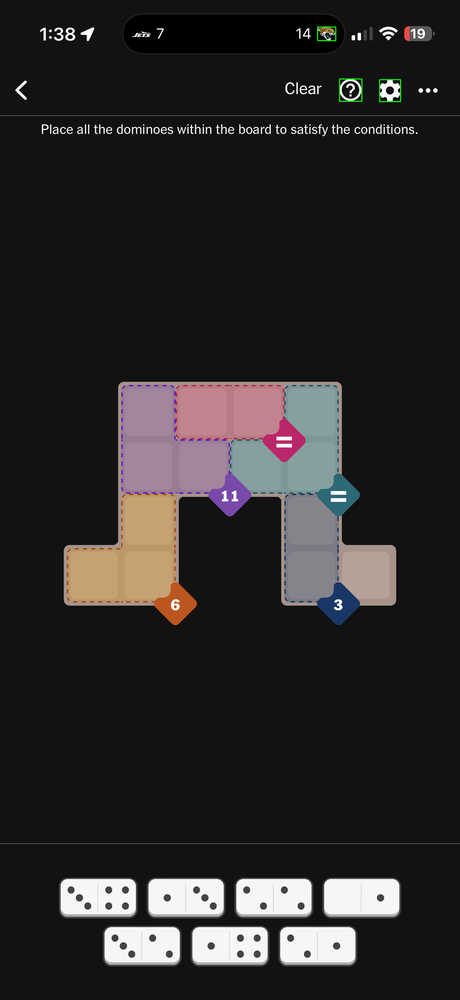
#> input picture debug_cells.png, 460 x 1000 px, shrunk from 1320 x 2868 before the run
$ python -i preprocess.py   (imports and definitions only)
#> lines starting #> are read from the running program, lines starting #| are printed output that depends on the picture
"""
Image preprocessing functions for domino tray images.

This module provides preprocessing functions to improve domino pip detection
accuracy, especially in low-light or poorly balanced photos.
"""

import os
from pathlib import Path

import cv2
import numpy as np


def apply_clahe(
    image: np.ndarray,
    clip_limit: float = 2.0,
    tile_grid_size: tuple = (8, 8)
) -> np.ndarray:
    """
    Apply Contrast Limited Adaptive Histogram Equalization (CLAHE) to enhance
    local contrast in an image.

    CLAHE is applied to the L channel of the LAB color space to improve
    contrast without affecting color balance.

    Args:
        image: Input BGR image (numpy array).
        clip_limit: Threshold for contrast limiting. Higher values give more
            contrast but may amplify noise. Default is 2.0.
        tile_grid_size: Size of grid for histogram equalization. Smaller tiles
            give more local contrast enhancement. Default is (8, 8).

    Returns:
        Enhanced BGR image with improved local contrast.

    Raises:
        ValueError: If image is None or empty.
    """
    if image is None or image.size == 0:
        raise ValueError("Input image is None or empty")

    # Convert BGR to LAB color space
    lab = cv2.cvtColor(image, cv2.COLOR_BGR2LAB)

    # Split into L, A, B channels
    l_channel, a_channel, b_channel = cv2.split(lab)

    # Create CLAHE object and apply to L channel
    clahe = cv2.createCLAHE(clipLimit=clip_limit, tileGridSize=tile_grid_size)
    l_enhanced = clahe.apply(l_channel)

    # Merge channels back
    lab_enhanced = cv2.merge([l_enhanced, a_channel, b_channel])

    # Convert back to BGR
    result = cv2.cvtColor(lab_enhanced, cv2.COLOR_LAB2BGR)

    return result


def normalize_brightness(
    image: np.ndarray,
    target_brightness: float = 128.0
) -> np.ndarray:
    """
    Normalize image brightness to a target mean value.

    Adjusts the overall brightness of an image by scaling the V (value) channel
    in HSV color space to achieve the target mean brightness. Includes clipping
    prevention to avoid oversaturation.

    Args:
        image: Input BGR image (numpy array).
        target_brightness: Target mean brightness value (0-255). Default is 128.0
            which represents a medium brightness level.

    Returns:
        Brightness-normalized BGR image.

    Raises:
        ValueError: If image is None or empty.
        ValueError: If target_brightness is not in range [0, 255].
    """
    if image is None or image.size == 0:
        raise ValueError("Input image is None or empty")

    if not 0 <= target_brightness <= 255:
        raise ValueError("target_brightness must be in range [0, 255]")

    # Convert BGR to HSV color space
    hsv = cv2.cvtColor(image, cv2.COLOR_BGR2HSV)

    # Split into H, S, V channels
    h_channel, s_channel, v_channel = cv2.split(hsv)

    # Calculate current mean brightness from V channel
    current_brightness = np.mean(v_channel)

    # Avoid division by zero for completely black images
    if current_brightness < 1e-6:
        # Return original if image is essentially black
        return image.copy()

    # Calculate scaling factor
    scale_factor = target_brightness / current_brightness

    # Apply scaling to V channel with clipping prevention
    # Convert to float32 for accurate computation
    v_scaled = v_channel.astype(np.float32) * scale_factor

    # Clip to valid range [0, 255] to prevent overflow
    v_scaled = np.clip(v_scaled, 0, 255).astype(np.uint8)

    # Merge channels back
    hsv_normalized = cv2.merge([h_channel, s_channel, v_scaled])

    # Convert back to BGR
    result = cv2.cvtColor(hsv_normalized, cv2.COLOR_HSV2BGR)

    return result


def apply_white_balance(
    image: np.ndarray,
    method: str = "gray_world"
) -> np.ndarray:
    """
    Apply white balance correction to an image.

    Corrects color cast in images by adjusting channel gains. Supports multiple
    white balance algorithms.

    Args:
        image: Input BGR image (numpy array).
        method: White balance algorithm to use. Options:
            - "gray_world": Assumes average scene color should be gray. Scales
              each channel to have the same mean value. Works well for most
              natural scenes with varied colors.
            - "white_patch": Assumes the brightest pixels should be white.
              Scales channels based on the maximum values. Works well when
              there's a known white reference in the image.
            Default is "gray_world".

    Returns:
        Color-corrected BGR image.

    Raises:
        ValueError: If image is None or empty.
        ValueError: If method is not recognized.
    """
    if image is None or image.size == 0:
        raise ValueError("Input image is None or empty")

    valid_methods = ("gray_world", "white_patch")
    if method not in valid_methods:
        raise ValueError(f"method must be one of {valid_methods}, got '{method}'")

    if method == "gray_world":
        return _white_balance_gray_world(image)
    else:  # white_patch
        return _white_balance_white_patch(image)


def _white_balance_gray_world(image: np.ndarray) -> np.ndarray:
    """
    Apply gray-world white balance assumption.

    The gray-world assumption states that the average color of a scene should
    be gray (neutral). This function scales each color channel so their means
    become equal.

    Args:
        image: Input BGR image (numpy array).

    Returns:
        Color-corrected BGR image.
    """
    # Convert to float32 for accurate computation
    img_float = image.astype(np.float32)

    # Calculate mean of each channel
    b_mean = np.mean(img_float[:, :, 0])
    g_mean = np.mean(img_float[:, :, 1])
    r_mean = np.mean(img_float[:, :, 2])

    # Calculate overall mean (target gray value)
    overall_mean = (b_mean + g_mean + r_mean) / 3.0

    # Avoid division by zero
    if b_mean < 1e-6 or g_mean < 1e-6 or r_mean < 1e-6:
        # Return original if any channel is essentially black
        return image.copy()

    # Calculate scaling factors for each channel
    b_scale = overall_mean / b_mean
    g_scale = overall_mean / g_mean
    r_scale = overall_mean / r_mean

    # Apply scaling to each channel
    result = img_float.copy()
    result[:, :, 0] = img_float[:, :, 0] * b_scale
    result[:, :, 1] = img_float[:, :, 1] * g_scale
    result[:, :, 2] = img_float[:, :, 2] * r_scale

    # Clip to valid range and convert back to uint8
    result = np.clip(result, 0, 255).astype(np.uint8)

    return result


# [222 lines left out: functions _white_balance_white_patch, preprocess_domino_tray, preprocess_tile, not called in this run]


def create_histogram_image(image: np.ndarray, title: str = "") -> np.ndarray:
    """
    Create an image showing the color histogram of an input image.

    Args:
        image: Input BGR image (numpy array).
        title: Title to display on the histogram image.

    Returns:
        BGR image showing the histogram visualization.
    """
    import matplotlib
    matplotlib.use('Agg')  # Use non-interactive backend
    import matplotlib.pyplot as plt

    # Create figure
    fig, ax = plt.subplots(figsize=(6, 4), dpi=100)

    # Calculate histograms for each channel
    colors = ('b', 'g', 'r')
    labels = ('Blue', 'Green', 'Red')

    for i, (color, label) in enumerate(zip(colors, labels)):
        hist = cv2.calcHist([image], [i], None, [256], [0, 256])
        ax.plot(hist, color=color, label=label, linewidth=1)

    ax.set_xlim([0, 256])
    ax.set_xlabel('Pixel Value')
    ax.set_ylabel('Frequency')
    ax.set_title(title if title else 'Color Histogram')
    ax.legend()
    ax.grid(True, alpha=0.3)

    # Convert matplotlib figure to numpy array
    fig.tight_layout()
    fig.canvas.draw()

    # Get the image from the figure using buffer_rgba (modern matplotlib API)
    buf = fig.canvas.buffer_rgba()
    img_array = np.asarray(buf)

    # Remove alpha channel (RGBA -> RGB) and convert to BGR for OpenCV
    img_array = cv2.cvtColor(img_array, cv2.COLOR_RGBA2BGR)

    plt.close(fig)

    return img_array


def save_debug_images(
    original: np.ndarray,
    after_white_balance: np.ndarray,
    after_brightness: np.ndarray,
    after_clahe: np.ndarray,
    output_dir: str = "debug_preprocess",
    base_name: str = "image"
) -> dict:
    """
    Save intermediate preprocessing images and histograms for debugging.

    Args:
        original: Original BGR image before preprocessing.
        after_white_balance: Image after white balance correction.
        after_brightness: Image after brightness normalization.
        after_clahe: Image after CLAHE contrast enhancement.
        output_dir: Directory to save debug images. Default is "debug_preprocess".
        base_name: Base name for output files. Default is "image".

    Returns:
        Dictionary with paths to all saved files.

    Example:
        >>> paths = save_debug_images(orig, wb, bright, clahe, base_name="IMG_2050")
        >>> print(f"Saved {len(paths)} debug images")
    """
    # Create output directory
    output_path = Path(output_dir)
    output_path.mkdir(parents=True, exist_ok=True)

    saved_files = {}

    # Define images and their labels
    stages = [
        ("01_original", original, "Original"),
        ("02_after_white_balance", after_white_balance, "After White Balance"),
        ("03_after_brightness", after_brightness, "After Brightness Normalization"),
        ("04_after_clahe", after_clahe, "After CLAHE"),
    ]

    # Save each intermediate image
    for stage_name, img, label in stages:
        # Save the image
        img_filename = f"{base_name}_{stage_name}.png"
        img_path = output_path / img_filename
        cv2.imwrite(str(img_path), img)
        saved_files[f"{stage_name}_image"] = str(img_path)

        # Save histogram for this stage
        hist_img = create_histogram_image(img, title=f"{label} Histogram")
        hist_filename = f"{base_name}_{stage_name}_histogram.png"
        hist_path = output_path / hist_filename
        cv2.imwrite(str(hist_path), hist_img)
        saved_files[f"{stage_name}_histogram"] = str(hist_path)

    # Create a combined histogram comparison image
    hist_images = []
    for stage_name, img, label in stages:
        hist_img = create_histogram_image(img, title=label)
        hist_images.append(hist_img)

    # Arrange histograms in a 2x2 grid
    top_row = np.hstack([hist_images[0], hist_images[1]])
    bottom_row = np.hstack([hist_images[2], hist_images[3]])
    combined_hist = np.vstack([top_row, bottom_row])

    combined_filename = f"{base_name}_histogram_comparison.png"
    combined_path = output_path / combined_filename
    cv2.imwrite(str(combined_path), combined_hist)
    saved_files["histogram_comparison"] = str(combined_path)

    return saved_files


def preprocess_domino_tray_debug(
    image: np.ndarray,
    output_dir: str = "debug_preprocess",
    base_name: str = "image",
    white_balance_method: str = "gray_world",
    target_brightness: float = 128.0,
    clahe_clip_limit: float = 2.0,
    clahe_tile_grid_size: tuple = (8, 8)
) -> tuple:
    """
    Apply preprocessing pipeline with debug output.

    Applies the full preprocessing pipeline and saves intermediate images
    at each step for debugging and visualization.

    Args:
        image: Input BGR image (numpy array).
        output_dir: Directory to save debug images. Default is "debug_preprocess".
        base_name: Base name for output files. Default is "image".
        white_balance_method: Method for white balance ("gray_world" or
            "white_patch"). Default is "gray_world".
        target_brightness: Target mean brightness for normalization (0-255).
            Default is 128.0.
        clahe_clip_limit: CLAHE clip limit for contrast limiting.
            Default is 2.0.
        clahe_tile_grid_size: CLAHE tile grid size for local histogram
            equalization. Default is (8, 8).

    Returns:
        A tuple containing:
            - result: Final preprocessed BGR image
            - metrics: Dictionary with preprocessing metrics
            - debug_files: Dictionary with paths to all saved debug files

    Raises:
        ValueError: If image is None or empty.

    Example:
        >>> import cv2
        >>> image = cv2.imread("domino_tray.jpg")
        >>> result, metrics, debug_files = preprocess_domino_tray_debug(
        ...     image, base_name="domino_tray"
        ... )
        >>> print(f"Saved debug files: {list(debug_files.keys())}")
    """
    if image is None or image.size == 0:
        raise ValueError("Input image is None or empty")

    # Store original
    original = image.copy()

    # Calculate original metrics
    original_gray = cv2.cvtColor(image, cv2.COLOR_BGR2GRAY)
    original_brightness = float(np.mean(original_gray))
    original_contrast = float(np.std(original_gray))

    steps_applied = []

    # Step 1: White balance correction
    after_white_balance = apply_white_balance(original, method=white_balance_method)
    steps_applied.append(f"white_balance ({white_balance_method})")

    # Step 2: Brightness normalization
    after_brightness = normalize_brightness(
        after_white_balance,
        target_brightness=target_brightness
    )
    steps_applied.append(f"brightness_normalize (target={target_brightness})")

    # Step 3: CLAHE contrast enhancement
    after_clahe = apply_clahe(
        after_brightness,
        clip_limit=clahe_clip_limit,
        tile_grid_size=clahe_tile_grid_size
    )
    steps_applied.append(f"clahe (clip={clahe_clip_limit})")

    # Final result
    result = after_clahe

    # Calculate final metrics
    final_gray = cv2.cvtColor(result, cv2.COLOR_BGR2GRAY)
    final_brightness = float(np.mean(final_gray))
    final_contrast = float(np.std(final_gray))

    # Build metrics dictionary
    metrics = {
        "steps_applied": steps_applied,
        "original_brightness": original_brightness,
        "final_brightness": final_brightness,
        "brightness_change": final_brightness - original_brightness,
        "original_contrast": original_contrast,
        "final_contrast": final_contrast,
        "contrast_change": final_contrast - original_contrast,
    }

    # Save debug images
    debug_files = save_debug_images(
        original=original,
        after_white_balance=after_white_balance,
        after_brightness=after_brightness,
        after_clahe=after_clahe,
        output_dir=output_dir,
        base_name=base_name
    )

    return result, metrics, debug_files

>>> import cv2
>>> picture = cv2.imread('debug_cells.png')
#> picture is the input picture: shape (1000, 460, 3); mean B, G, R 40.6, 40.6, 42.9
>>> result = preprocess_domino_tray_debug(picture)
#> in preprocess_domino_tray_debug, `original_brightness = float(np.mean(original_gray))`: original_brightness = 41.31
#> in preprocess_domino_tray_debug, `original_contrast = float(np.std(original_gray))`: original_contrast = 58.06
#> in _white_balance_gray_world, `b_mean = np.mean(img_float[:, :, 0])`: b_mean = 40.61
#> in _white_balance_gray_world, `g_mean = np.mean(img_float[:, :, 1])`: g_mean = 40.64
#> in _white_balance_gray_world, `r_mean = np.mean(img_float[:, :, 2])`: r_mean = 42.89
#> in _white_balance_gray_world, `overall_mean = (b_mean + g_mean + r_mean) / 3.0`: overall_mean = 41.38
#> in _white_balance_gray_world, `b_scale = overall_mean / b_mean`: b_scale = 1.02
#> in _white_balance_gray_world, `r_scale = overall_mean / r_mean`: r_scale = 0.965
#> in normalize_brightness, `h_channel, s_channel, v_channel = cv2.split(hsv)`:
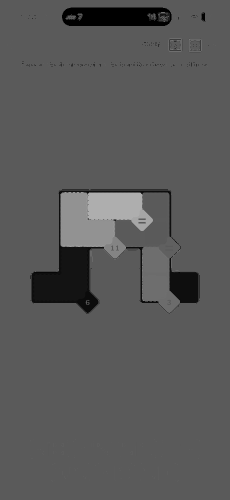
#> h_channel: shape (1000, 460) (shown at 1/2 size); min 0, max 179, mean 88.4
#> in normalize_brightness, `h_channel, s_channel, v_channel = cv2.split(hsv)`:
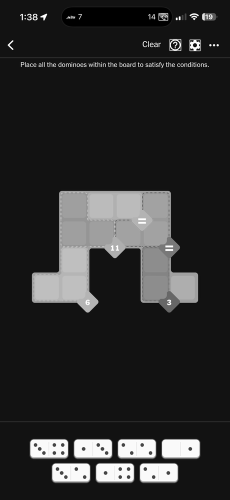
#> v_channel: shape (1000, 460) (shown at 1/2 size); min 0, max 255, mean 43.9
#> in normalize_brightness, `current_brightness = np.mean(v_channel)`: current_brightness = 43.88
#> in normalize_brightness, `scale_factor = target_brightness / current_brightness`: scale_factor = 2.92
#> in apply_clahe, `l_channel, a_channel, b_channel = cv2.split(lab)`:
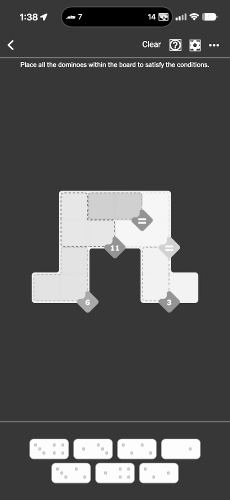
#> l_channel: shape (1000, 460) (shown at 1/2 size); min 0, max 255, mean 82.8
#> in apply_clahe, `l_channel, a_channel, b_channel = cv2.split(lab)`:
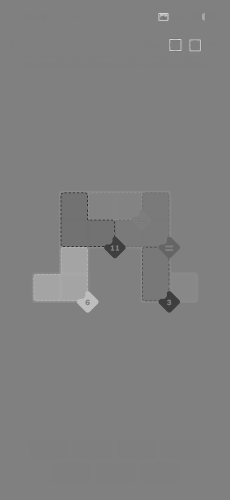
#> b_channel: shape (1000, 460) (shown at 1/2 size); min 32, max 211, mean 128.1
#> in preprocess_domino_tray_debug, `final_brightness = float(np.mean(final_gray))`: final_brightness = 80.25
#> in preprocess_domino_tray_debug, `final_contrast = float(np.std(final_gray))`: final_contrast = 63.82
#> the loop in save_debug_images, `for stage_name, img, label in stages:` made 4 passes
#> (stage_name, label, img_filename, hist_filename) on passes 1, 3, 4: ('01_original', 'Original', 'image_01_original.png', 'image_01_original_histogram.png'), ('03_after_brightness', 'After Brightness Normalization', 'image_03_after_brightness.png', 'image_03_after_brightness_histogram.png'), ('04_after_clahe', 'After CLAHE', 'image_04_after_clahe.png', 'image_04_after_clahe_histogram.png')
#> pass 1, in create_histogram_image, `plt.close(fig)`:
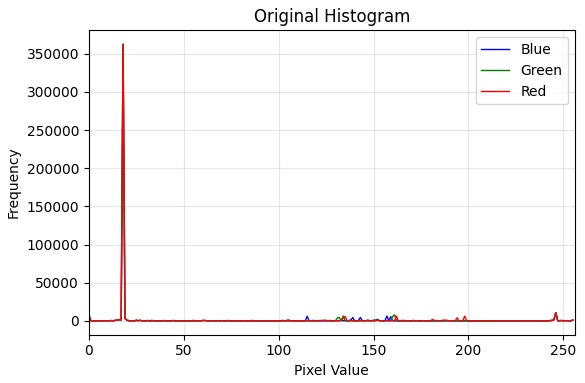
#> figure drawn by matplotlib, 1 panel; curve peaks at x = 18, y = 362603; curve peaks at x = 18, y = 362273; curve peaks at x = 18, y = 362561
#> after the loop in save_debug_images, `for stage_name, img, label in stages:`: saved_files = 8 items
#> the loop in save_debug_images, `for stage_name, img, label in stages:` made 4 passes
#> (stage_name, label) on passes 1 to 4: ('01_original', 'Original'), ('02_after_white_balance', 'After White Balance'), ('03_after_brightness', 'After Brightness Normalization'), ('04_after_clahe', 'After CLAHE')
#> after the loop in save_debug_images, `for stage_name, img, label in stages:`: hist_images = 4 items
#> in save_debug_images, `bottom_row = np.hstack([hist_images[2], hist_images[3]])`:
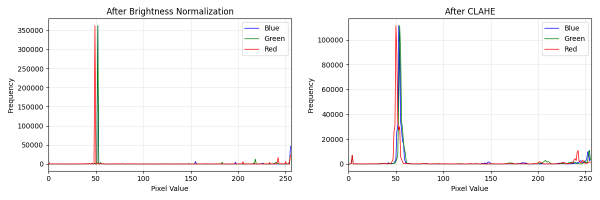
#> bottom_row: shape (400, 1200, 3) (shown at 1/2 size); mean of channels 0, 1, 2 246.7, 246.7, 247.7; drawn as B, G, R
#> in save_debug_images, `combined_hist = np.vstack([top_row, bottom_row])`:
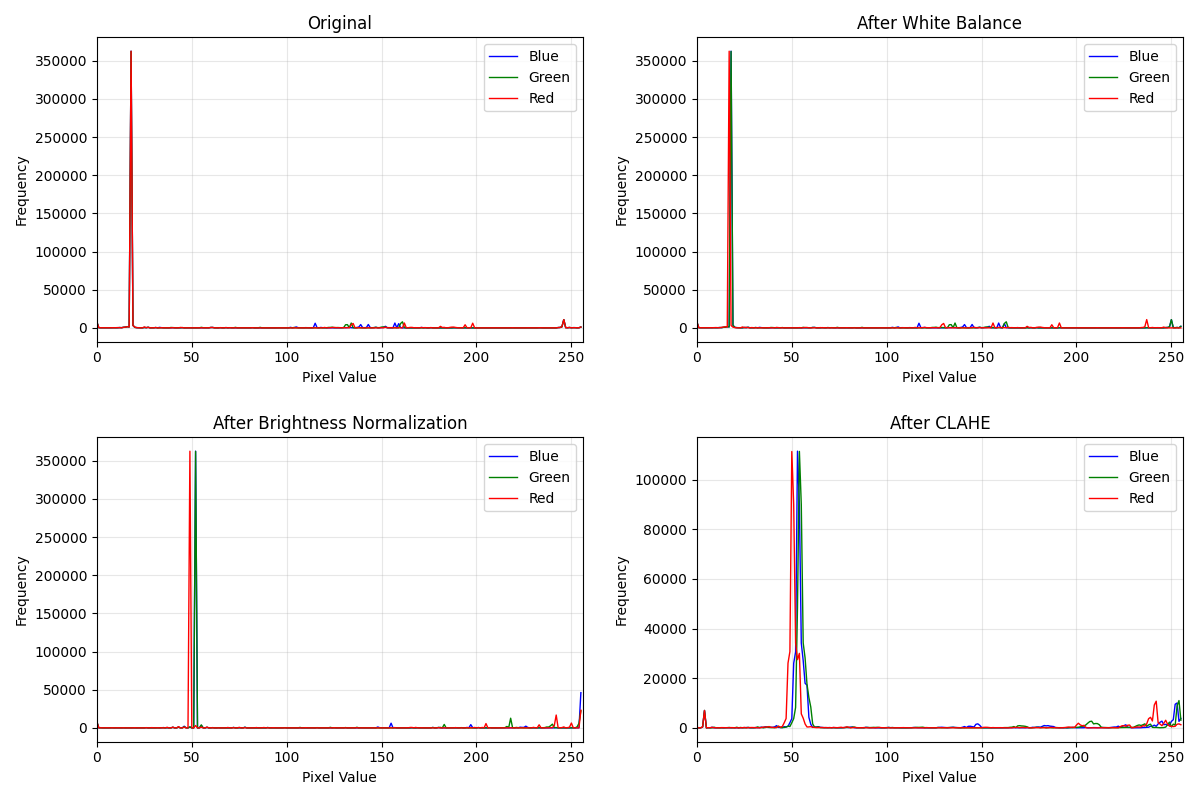
#> combined_hist: shape (800, 1200, 3); mean of channels 0, 1, 2 247, 247, 248.1; drawn as B, G, R
#> in preprocess_domino_tray_debug, `debug_files = save_debug_images( original=original, after_white_balanc..`: debug_files = 9 items
